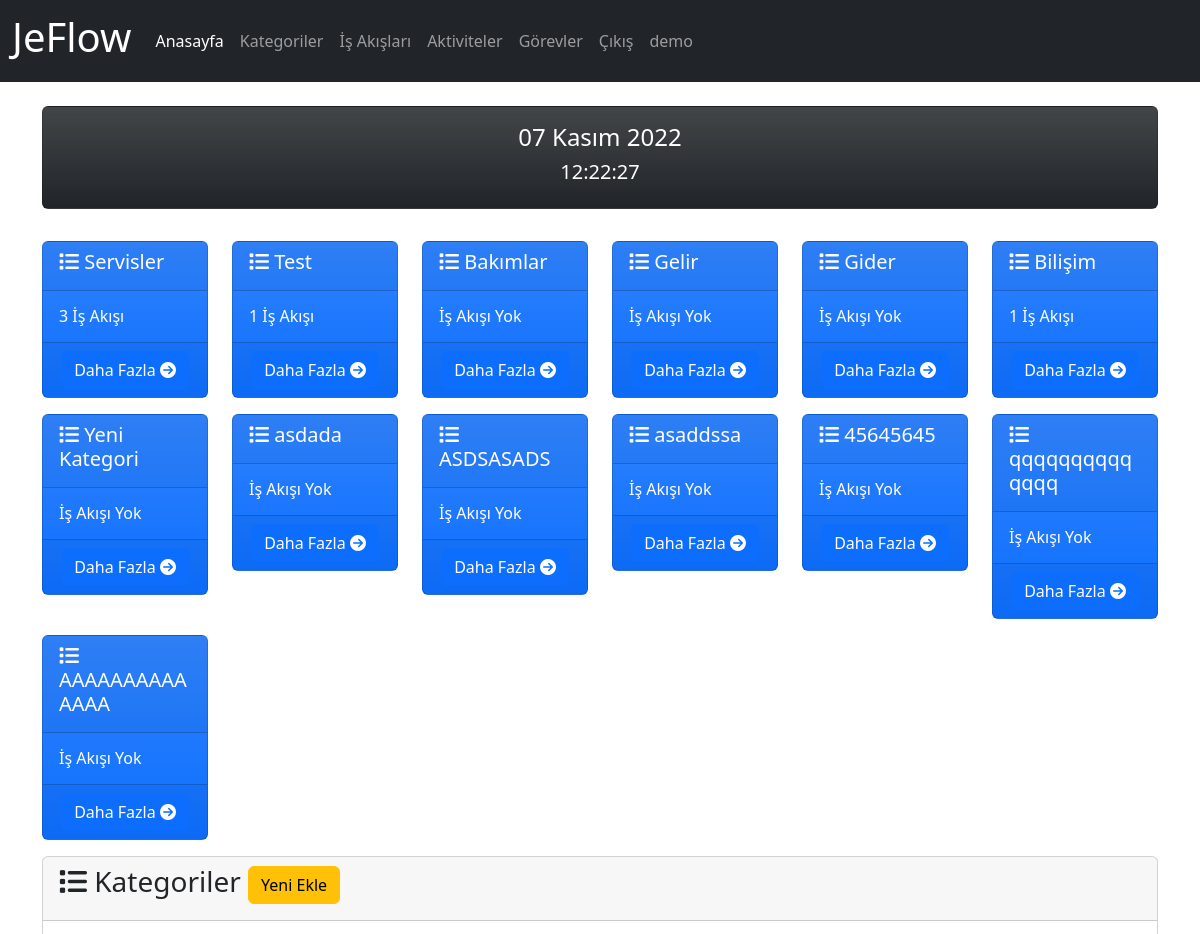
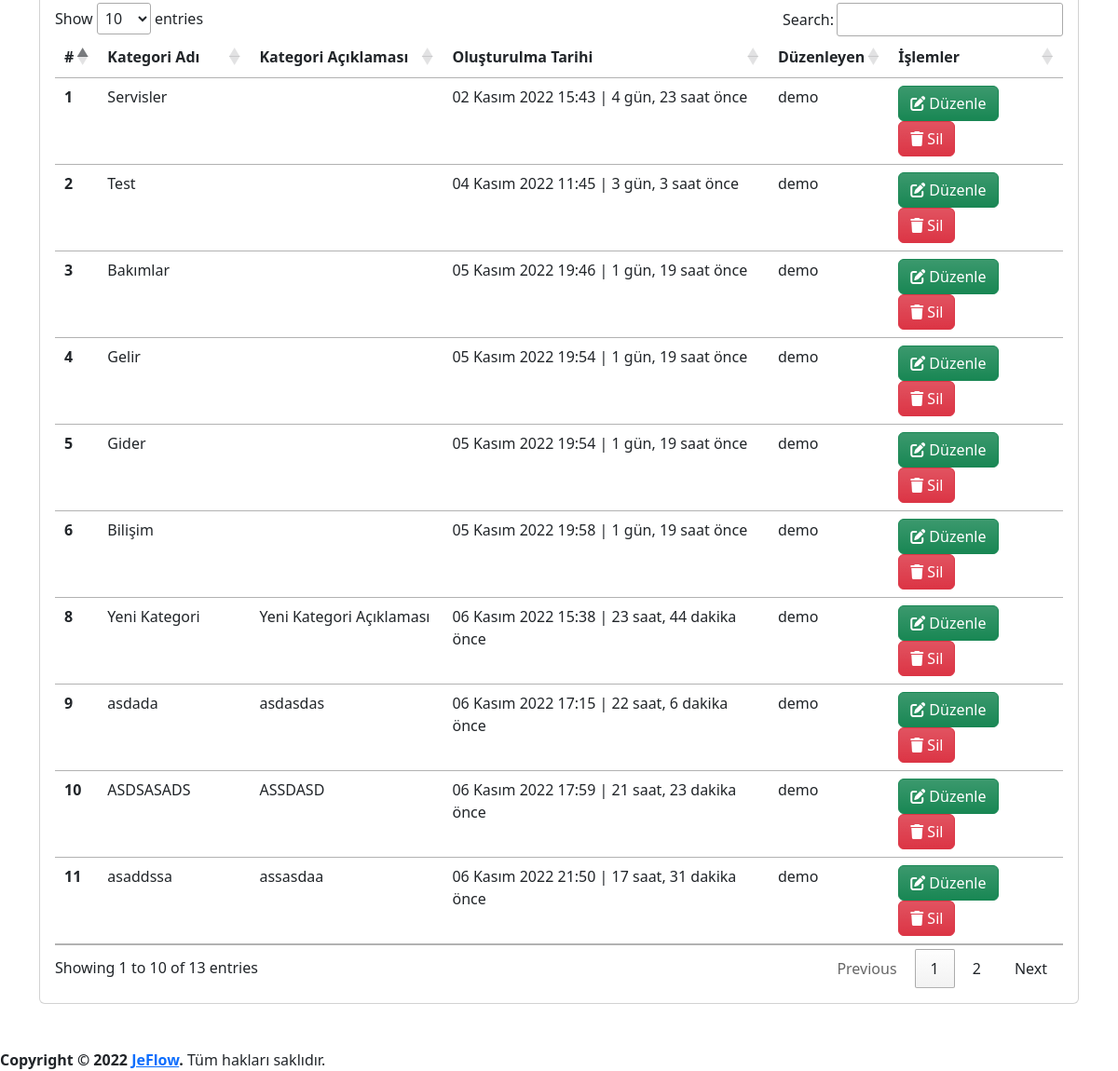
Page /category/ (signed in) on the committed database (2 pictures, top to bottom).
### app/models.py (models this page shows, shortened)
class Category(models.Model):
    name=models.CharField(max_length=500,verbose_name='Kategori Adı')
    description=models.TextField(verbose_name='Kategori Açıklaması', blank=True, null=True)
    created_date=models.DateTimeField(auto_now_add=True, verbose_name='Oluşturulma Tarihi')
    user=models.ForeignKey(User,on_delete=models.CASCADE,verbose_name='Kullanıcı', blank=True, null=True)
    def process_count(self):
        processes=Process.objects.all().filter(category=self)
        return processes.count()
    class Meta:
        verbose_name='Kategori'
        verbose_name_plural="Kategoriler"

### app/views.py (the view, shortened to what this page needs)
# urls.py: path('category/', views.category, name='category'),
@login_required(login_url='/user/login/')
def category(request):
    category_form=CategoryForm()
    categories = Category.objects.order_by('created_date')
    context = {
        'category_form':category_form,
        'categories': categories,
    }
    return render(request, 'app/category.html', context)

### app/forms.py
class CategoryForm(forms.ModelForm):
    class Meta:
        model=Category
        fields=('name','description')

### templates/app/category.html (shortened to what this page needs)
{% extends 'layout.html' %}
{% load humanize %}
{% block content %}
{% load crispy_forms_tags %}
{% if categories %}
<div class="row mt-3">
    {% for category in categories %}
    <div class="col-md-2 mt-3">
        <div class="card text-bg-primary bg-gradient" style="max-width: 18rem;">
            <div class="card-header">
                <h5 class="card-title">
                    <i class="fa-solid fa-list"></i>
                    {{category.name}}
                </h5>
            </div>
            <div class="card-body">
                <h6 class="card-text">
                    {% if category.process_count > 0 %}
                    {{ category.process_count }} İş Akışı
                    {% else %}
                    İş Akışı Yok
                    {% endif %}
                </h6>
            </div>
            <div class="card-footer text-center">
                <a class="btn btn-primary" href="{% url 'category_detail' category.id %}">
                    Daha Fazla
                    <i class="fa-solid fa-circle-arrow-right"></i>
                </a>
            </div>
        </div>
    </div>
    {% endfor %}
</div>
{% endif %}
<div class="row mt-3">
    <div class="col-md-12">
        <div class="card">
            <div class="card-header">
                <h3 class="card-title">
                    <i class="fa-solid fa-list"></i>
                    Kategoriler
                    <button type="button" class="btn btn-warning" data-bs-toggle="modal" data-bs-target="#exampleModal">
                        Yeni Ekle
                    </button>
                </h3>
            </div>
            <div class="card-body">
                {% if categories %}
                <table id="category" class="table table-hover">
                    <thead>
                        <tr>
                            <th scope="col">#</th>
                            <th scope="col">Kategori Adı</th>
                            <th scope="col">Kategori Açıklaması</th>
                            <th scope="col">Oluşturulma Tarihi</th>
                            <th scope="col">Düzenleyen</th>
                            <th scope="col">İşlemler</th>
                        </tr>
                    </thead>
                    <tbody>
                        {% for category in categories %}
                        <tr>
                            <th scope="row">{{ category.id }}</th>
                            <td>{{ category.name }}</td>
                            <td>{{ category.description }}</td>
                            <td>{{ category.created_date }} | {{ category.created_date | timesince}} önce</td>
                            <td>{{ category.user }}</td>
                            <td>
                                <a class="btn btn-success bg-gradient" href="{% url 'category_update' category.id %}">
                                    <i class="fa-solid fa-pen-to-square"></i>
                                    Düzenle
                                </a>
                                <a class="btn btn-danger bg-gradient" href="{% url 'category_delete' category.id %}">
                                    <i class="fa-solid fa-trash"></i>
                                    Sil
                                </a>
                            </td>
                        </tr>
                        {% endfor %}
                    </tbody>
                </table>
                {% else %}
                <div class="alert alert-warning">
                    <p>Kategori bulunamadı.</p>
                </div>
                {% endif %}
            </div>
        </div>
    </div>
</div>
{% endblock %}

### templates/layout.html (shortened to what this page needs)
{% load static %}
<!doctype html>
<html lang="tr">
<head>
  <link href="https://cdn.jsdelivr.net/npm/bootstrap@5.2.2/dist/css/bootstrap.min.css" rel="stylesheet"
>
  <link rel="stylesheet" type="text/css" href="https://cdn.datatables.net/1.12.1/css/jquery.dataTables.css">
</head>
<body>
  <header>
    <nav class="navbar navbar-expand-lg navbar-dark bg-dark">
      <div class="container-fluid">
        <a class="navbar-brand" href="{% url 'index' %}">
          <h1>JeFlow</h1>
        </a>
        <div class="collapse navbar-collapse" id="navbarNavDropdown">
          <ul class="navbar-nav">
            <li class="nav-item">
              <a class="nav-link active" aria-current="page" href="{% url 'index' %}">Anasayfa</a>
            </li>
            {% if user.is_authenticated %}
            <li class="nav-item">
              <a class="nav-link" href="{% url 'category' %}">Kategoriler</a>
            </li>
            <li class="nav-item">
              <a class="nav-link" href="{% url 'process' %}">İş Akışları</a>
            </li>
            <li class="nav-item">
              <a class="nav-link" href="{% url 'activity' %}">Aktiviteler</a>
            </li>
            <li class="nav-item">
              <a class="nav-link" href="{% url 'task' %}">Görevler</a>
            </li>
            <li class="nav-item">
              <a class="nav-link" href="javascript:{document.getElementById('logout').submit()}">Çıkış</a>
            </li>
            <li class="nav-item">
              <a href="#" class="nav-link">{{ user }}</a>
            </li>
            {% else %}
            <li class="nav-item">
              <a class="nav-link" href="{% url 'register' %}">Kayıt Ol</a>
            </li>
            {% endif %}
          </ul>
        </div>
      </div>
    </nav>
  </header>
  <main>
    <div class="container mt-4">
      <div class="row">
        <div class="col-md-12">
          <div class="card text-center text-bg-dark bg-gradient">
            <div class="card-body">
              <h4 id="date-part" class="card-title"></h4>
              <h5 id="time-part" class="card-title"></h5>
            </div>
          </div>
        </div>
      </div>
      {% block content %}
      {% endblock %}
    </div>
  </main>
  <footer class="mt-5">
    <strong>Copyright &copy; 2022 <a href="http://jeflow.herokuapp.com">JeFlow</a>.</strong>
    Tüm hakları saklıdır.
  </footer>
</body>
</html>

### rows in the picture
Category: name "Servisler", process_count "3", id "1", created_date "02 Kasım 2022 15:43", created_date "4 gün, 23 saat", user "demo"
Category: name "Test", process_count "1", id "2", created_date "04 Kasım 2022 11:45", created_date "3 gün, 3 saat", user "demo"
Category: name "Bakımlar", shows "İş Akışı Yok", id "3", created_date "05 Kasım 2022 19:46", created_date "1 gün, 19 saat", user "demo"
Category: name "Gelir", shows "İş Akışı Yok", id "4", created_date "05 Kasım 2022 19:54", created_date "1 gün, 19 saat", user "demo"
Category: name "Gider", shows "İş Akışı Yok", id "5", created_date "05 Kasım 2022 19:54", created_date "1 gün, 19 saat", user "demo"
Category: name "Bilişim", process_count "1", id "6", created_date "05 Kasım 2022 19:58", created_date "1 gün, 19 saat", user "demo"
Category: name "Yeni Kategori", shows "İş Akışı Yok", id "8", description "Yeni Kategori Açıklaması", created_date "06 Kasım 2022 15:38", created_date "23 saat, 44 dakika", user "demo"
Category: name "asdada", shows "İş Akışı Yok", id "9", description "asdasdas", created_date "06 Kasım 2022 17:15", created_date "22 saat, 6 dakika", user "demo"
Category: name "ASDSASADS", shows "İş Akışı Yok", id "10", description "ASSDASD", created_date "06 Kasım 2022 17:59", created_date "21 saat, 23 dakika", user "demo"
Category: name "asaddssa", shows "İş Akışı Yok", id "11", description "assasdaa", created_date "06 Kasım 2022 21:50", created_date "17 saat, 31 dakika", user "demo"
Category: name "45645645", shows "İş Akışı Yok"
Category: name "qqqqqqqqqqqqqq", shows "İş Akışı Yok"
Category: name "AAAAAAAAAAAAAA", shows "İş Akışı Yok"

### other values in the picture
{{ user }} "demo"
